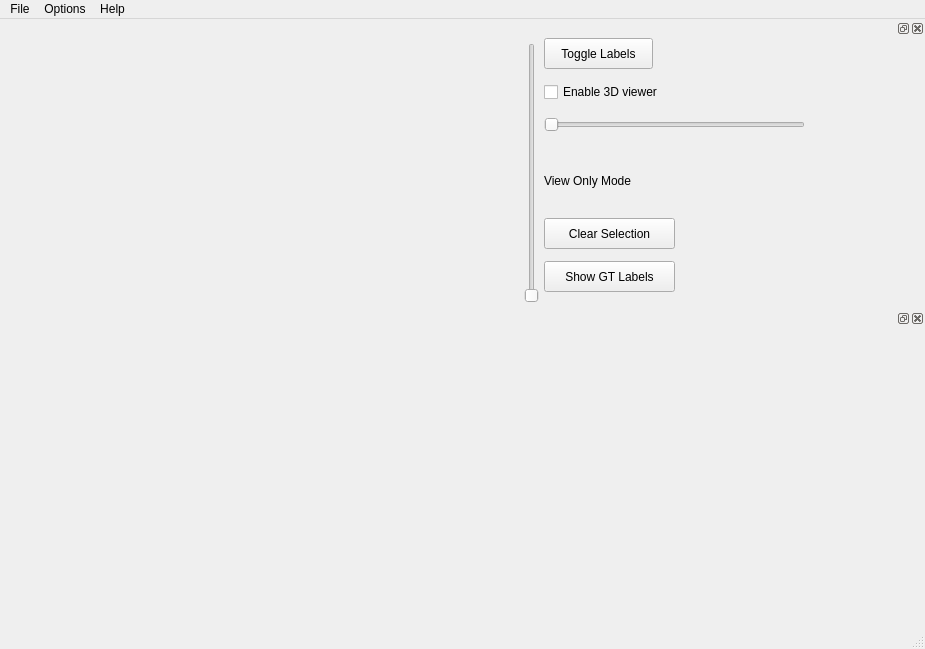
<?xml version="1.0" encoding="UTF-8"?>
<ui version="4.0">
 <class>MainWindow</class>
 <widget class="QMainWindow" name="MainWindow">
  <property name="geometry">
   <rect>
    <x>0</x>
    <y>0</y>
    <width>925</width>
    <height>649</height>
   </rect>
  </property>
  <property name="windowTitle">
   <string>NeuroProof Stack Viewer</string>
  </property>
  <widget class="QWidget" name="centralWidget">
   <layout class="QGridLayout" name="gridLayout_3">
    <item row="0" column="1">
     <widget class="QWidget" name="planeView" native="true"/>
    </item>
   </layout>
  </widget>
  <widget class="QMenuBar" name="menubar">
   <property name="geometry">
    <rect>
     <x>0</x>
     <y>0</y>
     <width>925</width>
     <height>29</height>
    </rect>
   </property>
   <widget class="QMenu" name="menuFile">
    <property name="title">
     <string>File</string>
    </property>
    <addaction name="actionNewProject"/>
    <addaction name="actionOpenProject"/>
    <addaction name="actionSaveProject"/>
    <addaction name="actionSaveAsProject"/>
    <addaction name="actionAddGT"/>
    <addaction name="actionQuit"/>
   </widget>
   <widget class="QMenu" name="menuOptions">
    <property name="title">
     <string>Options</string>
    </property>
    <widget class="QMenu" name="menuMode">
     <property name="enabled">
      <bool>false</bool>
     </property>
     <property name="title">
      <string>Mode</string>
     </property>
     <addaction name="separator"/>
     <addaction name="actionViewOnly"/>
     <addaction name="actionTraining"/>
    </widget>
    <widget class="QMenu" name="menuView">
     <property name="title">
      <string>View</string>
     </property>
     <addaction name="viewBodyPanel"/>
     <addaction name="viewToolPanel"/>
    </widget>
    <addaction name="menuMode"/>
    <addaction name="actionShortcuts"/>
    <addaction name="menuView"/>
   </widget>
   <widget class="QMenu" name="menuHelp">
    <property name="title">
     <string>Help</string>
    </property>
    <addaction name="actionAbout"/>
    <addaction name="actionHelp"/>
   </widget>
   <addaction name="menuFile"/>
   <addaction name="menuOptions"/>
   <addaction name="menuHelp"/>
  </widget>
  <widget class="QStatusBar" name="statusbar"/>
  <widget class="QDockWidget" name="dockWidget2">
   <property name="enabled">
    <bool>true</bool>
   </property>
   <property name="minimumSize">
    <size>
     <width>406</width>
     <height>290</height>
    </size>
   </property>
   <property name="maximumSize">
    <size>
     <width>406</width>
     <height>290</height>
    </size>
   </property>
   <property name="features">
    <set>QDockWidget::AllDockWidgetFeatures</set>
   </property>
   <property name="allowedAreas">
    <set>Qt::AllDockWidgetAreas</set>
   </property>
   <attribute name="dockWidgetArea">
    <number>2</number>
   </attribute>
   <widget class="QWidget" name="controlView">
    <widget class="QWidget" name="horizontalLayoutWidget">
     <property name="geometry">
      <rect>
       <x>0</x>
       <y>-10</y>
       <width>410</width>
       <height>291</height>
      </rect>
     </property>
     <layout class="QHBoxLayout" name="horizontalLayout">
      <property name="spacing">
       <number>0</number>
      </property>
      <item>
       <widget class="QSlider" name="planeSlider">
        <property name="enabled">
         <bool>true</bool>
        </property>
        <property name="minimumSize">
         <size>
          <width>19</width>
          <height>260</height>
         </size>
        </property>
        <property name="maximumSize">
         <size>
          <width>19</width>
          <height>260</height>
         </size>
        </property>
        <property name="orientation">
         <enum>Qt::Vertical</enum>
        </property>
       </widget>
      </item>
      <item>
       <layout class="QVBoxLayout" name="verticalLayout_2">
        <property name="spacing">
         <number>0</number>
        </property>
        <item>
         <widget class="QPushButton" name="toggleLabels">
          <property name="minimumSize">
           <size>
            <width>109</width>
            <height>31</height>
           </size>
          </property>
          <property name="maximumSize">
           <size>
            <width>109</width>
            <height>31</height>
           </size>
          </property>
          <property name="text">
           <string>Toggle Labels</string>
          </property>
         </widget>
        </item>
        <item>
         <widget class="QCheckBox" name="enable3DCheck">
          <property name="minimumSize">
           <size>
            <width>143</width>
            <height>26</height>
           </size>
          </property>
          <property name="maximumSize">
           <size>
            <width>143</width>
            <height>26</height>
           </size>
          </property>
          <property name="text">
           <string>Enable 3D viewer</string>
          </property>
         </widget>
        </item>
        <item>
         <widget class="QSlider" name="opacitySlider">
          <property name="minimumSize">
           <size>
            <width>261</width>
            <height>19</height>
           </size>
          </property>
          <property name="maximumSize">
           <size>
            <width>261</width>
            <height>19</height>
           </size>
          </property>
          <property name="maximum">
           <number>10</number>
          </property>
          <property name="orientation">
           <enum>Qt::Horizontal</enum>
          </property>
         </widget>
        </item>
        <item>
         <widget class="QStackedWidget" name="modeWidget">
          <property name="enabled">
           <bool>true</bool>
          </property>
          <property name="minimumSize">
           <size>
            <width>381</width>
            <height>165</height>
           </size>
          </property>
          <property name="maximumSize">
           <size>
            <width>381</width>
            <height>165</height>
           </size>
          </property>
          <property name="currentIndex">
           <number>1</number>
          </property>
          <widget class="QWidget" name="trainMode">
           <widget class="QWidget" name="layoutWidget_7">
            <property name="geometry">
             <rect>
              <x>0</x>
              <y>20</y>
              <width>372</width>
              <height>127</height>
             </rect>
            </property>
            <layout class="QVBoxLayout" name="trainLayout">
             <property name="spacing">
              <number>0</number>
             </property>
             <item>
              <layout class="QHBoxLayout" name="horizontalLayout_2">
               <item>
                <widget class="QLabel" name="trainlabel">
                 <property name="minimumSize">
                  <size>
                   <width>125</width>
                   <height>50</height>
                  </size>
                 </property>
                 <property name="maximumSize">
                  <size>
                   <width>125</width>
                   <height>50</height>
                  </size>
                 </property>
                 <property name="text">
                  <string>Training Mode</string>
                 </property>
                 <property name="margin">
                  <number>15</number>
                 </property>
                </widget>
               </item>
               <item alignment="Qt::AlignRight">
                <widget class="QLabel" name="progressLabel">
                 <property name="minimumSize">
                  <size>
                   <width>200</width>
                   <height>0</height>
                  </size>
                 </property>
                 <property name="maximumSize">
                  <size>
                   <width>200</width>
                   <height>16777215</height>
                  </size>
                 </property>
                 <property name="text">
                  <string>0/0 Edges Examined</string>
                 </property>
                </widget>
               </item>
              </layout>
             </item>
             <item>
              <layout class="QGridLayout" name="train2Layout">
               <item row="1" column="0">
                <widget class="QPushButton" name="nextButton">
                 <property name="maximumSize">
                  <size>
                   <width>85</width>
                   <height>16777215</height>
                  </size>
                 </property>
                 <property name="text">
                  <string>Next</string>
                 </property>
                </widget>
               </item>
               <item row="1" column="1">
                <widget class="QPushButton" name="undoButton">
                 <property name="maximumSize">
                  <size>
                   <width>85</width>
                   <height>16777215</height>
                  </size>
                 </property>
                 <property name="text">
                  <string>Undo</string>
                 </property>
                </widget>
               </item>
               <item row="0" column="1">
                <widget class="QPushButton" name="currentButton">
                 <property name="maximumSize">
                  <size>
                   <width>85</width>
                   <height>16777215</height>
                  </size>
                 </property>
                 <property name="text">
                  <string>Current</string>
                 </property>
                </widget>
               </item>
               <item row="0" column="0">
                <widget class="QPushButton" name="mergeButton">
                 <property name="maximumSize">
                  <size>
                   <width>85</width>
                   <height>16777215</height>
                  </size>
                 </property>
                 <property name="text">
                  <string>Merge</string>
                 </property>
                </widget>
               </item>
              </layout>
             </item>
            </layout>
           </widget>
          </widget>
          <widget class="QWidget" name="viewMode">
           <widget class="QWidget" name="layoutWidget_8">
            <property name="geometry">
             <rect>
              <x>0</x>
              <y>0</y>
              <width>361</width>
              <height>161</height>
             </rect>
            </property>
            <layout class="QVBoxLayout" name="viewLayout">
             <property name="spacing">
              <number>0</number>
             </property>
             <property name="sizeConstraint">
              <enum>QLayout::SetDefaultConstraint</enum>
             </property>
             <item>
              <widget class="QLabel" name="viewLabel">
               <property name="maximumSize">
                <size>
                 <width>359</width>
                 <height>50</height>
                </size>
               </property>
               <property name="text">
                <string>View Only Mode</string>
               </property>
               <property name="margin">
                <number>15</number>
               </property>
              </widget>
             </item>
             <item>
              <widget class="QPushButton" name="clearSelection">
               <property name="maximumSize">
                <size>
                 <width>131</width>
                 <height>31</height>
                </size>
               </property>
               <property name="text">
                <string>Clear Selection</string>
               </property>
              </widget>
             </item>
             <item>
              <widget class="QPushButton" name="toggleGT">
               <property name="maximumSize">
                <size>
                 <width>131</width>
                 <height>31</height>
                </size>
               </property>
               <property name="text">
                <string>Show GT Labels</string>
               </property>
              </widget>
             </item>
            </layout>
           </widget>
          </widget>
         </widget>
        </item>
       </layout>
      </item>
     </layout>
    </widget>
   </widget>
  </widget>
  <widget class="QDockWidget" name="dockWidget3">
   <property name="features">
    <set>QDockWidget::AllDockWidgetFeatures</set>
   </property>
   <property name="allowedAreas">
    <set>Qt::RightDockWidgetArea</set>
   </property>
   <attribute name="dockWidgetArea">
    <number>2</number>
   </attribute>
   <widget class="QWidget" name="bodyView"/>
  </widget>
  <action name="actionNewProject">
   <property name="text">
    <string>New Session</string>
   </property>
  </action>
  <action name="actionOpenProject">
   <property name="text">
    <string>Open Session</string>
   </property>
  </action>
  <action name="actionAddGT">
   <property name="enabled">
    <bool>false</bool>
   </property>
   <property name="text">
    <string>Add GT</string>
   </property>
  </action>
  <action name="actionSaveProject">
   <property name="enabled">
    <bool>false</bool>
   </property>
   <property name="text">
    <string>Save Session</string>
   </property>
  </action>
  <action name="actionQuit">
   <property name="text">
    <string>Quit</string>
   </property>
  </action>
  <action name="actionViewOnly">
   <property name="text">
    <string>View Only</string>
   </property>
  </action>
  <action name="actionTraining">
   <property name="text">
    <string>Training</string>
   </property>
  </action>
  <action name="actionShortcuts">
   <property name="text">
    <string>Shortcuts</string>
   </property>
  </action>
  <action name="actionAbout">
   <property name="text">
    <string>About NeuroProof Stack Viewer</string>
   </property>
  </action>
  <action name="actionHelp">
   <property name="text">
    <string>Help</string>
   </property>
  </action>
  <action name="viewBodyPanel">
   <property name="text">
    <string>Body Panel</string>
   </property>
  </action>
  <action name="viewToolPanel">
   <property name="text">
    <string>Tool Panel</string>
   </property>
  </action>
  <action name="actionSaveAsProject">
   <property name="enabled">
    <bool>false</bool>
   </property>
   <property name="text">
    <string>Save As Session</string>
   </property>
  </action>
 </widget>
 <resources/>
 <connections/>
</ui>
